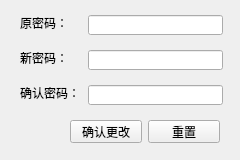
<?xml version="1.0" encoding="UTF-8"?>
<ui version="4.0">
 <class>Form</class>
 <widget class="QWidget" name="Form">
  <property name="geometry">
   <rect>
    <x>0</x>
    <y>0</y>
    <width>240</width>
    <height>160</height>
   </rect>
  </property>
  <property name="sizePolicy">
   <sizepolicy hsizetype="Fixed" vsizetype="Fixed">
    <horstretch>0</horstretch>
    <verstretch>0</verstretch>
   </sizepolicy>
  </property>
  <property name="windowTitle">
   <string>修改密码</string>
  </property>
  <widget class="QLabel" name="Label_OldPsw">
   <property name="geometry">
    <rect>
     <x>20</x>
     <y>15</y>
     <width>60</width>
     <height>16</height>
    </rect>
   </property>
   <property name="text">
    <string>原密码：</string>
   </property>
  </widget>
  <widget class="QLineEdit" name="Text_OldPsw">
   <property name="geometry">
    <rect>
     <x>88</x>
     <y>15</y>
     <width>135</width>
     <height>20</height>
    </rect>
   </property>
   <property name="echoMode">
    <enum>QLineEdit::Password</enum>
   </property>
  </widget>
  <widget class="QLabel" name="Label_NewPsw">
   <property name="geometry">
    <rect>
     <x>20</x>
     <y>50</y>
     <width>60</width>
     <height>16</height>
    </rect>
   </property>
   <property name="text">
    <string>新密码：</string>
   </property>
  </widget>
  <widget class="QLineEdit" name="Text_NewPsw">
   <property name="geometry">
    <rect>
     <x>88</x>
     <y>50</y>
     <width>135</width>
     <height>20</height>
    </rect>
   </property>
   <property name="echoMode">
    <enum>QLineEdit::Password</enum>
   </property>
  </widget>
  <widget class="QLabel" name="Label_CheckPsw">
   <property name="geometry">
    <rect>
     <x>20</x>
     <y>85</y>
     <width>60</width>
     <height>16</height>
    </rect>
   </property>
   <property name="text">
    <string>确认密码：</string>
   </property>
  </widget>
  <widget class="QLineEdit" name="Text_CheckPsw">
   <property name="geometry">
    <rect>
     <x>88</x>
     <y>85</y>
     <width>135</width>
     <height>20</height>
    </rect>
   </property>
   <property name="echoMode">
    <enum>QLineEdit::Password</enum>
   </property>
  </widget>
  <widget class="QPushButton" name="Btn_OK">
   <property name="geometry">
    <rect>
     <x>70</x>
     <y>120</y>
     <width>72</width>
     <height>23</height>
    </rect>
   </property>
   <property name="text">
    <string>确认更改</string>
   </property>
  </widget>
  <widget class="QPushButton" name="Btn_Clear">
   <property name="geometry">
    <rect>
     <x>148</x>
     <y>120</y>
     <width>72</width>
     <height>23</height>
    </rect>
   </property>
   <property name="text">
    <string>重置</string>
   </property>
  </widget>
 </widget>
 <resources/>
 <connections/>
</ui>
